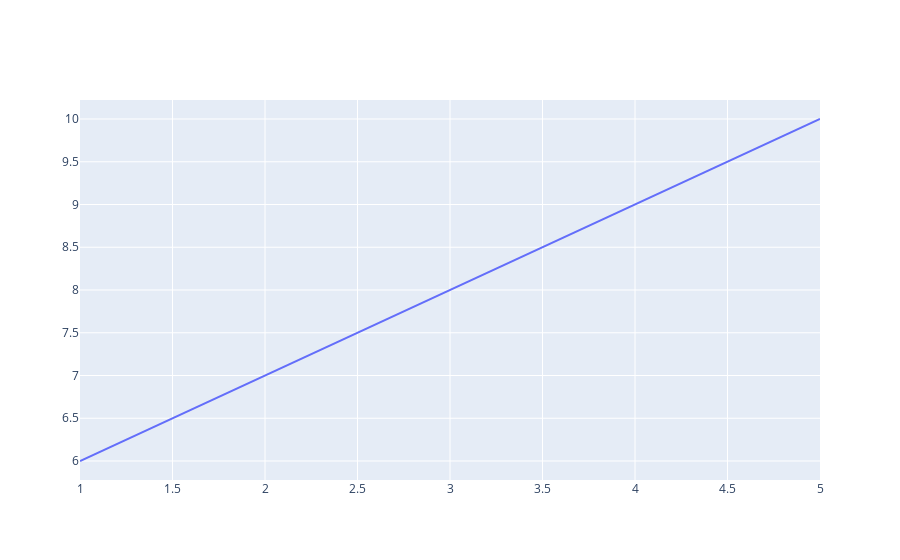

The notebook cell saved with this chart:
### Code cell
fig = go.Figure()
fig.add_trace(go.Scatter(x = [1,2,3,4,5], y = [6,7,8,9,10], mode = 'lines'))
fig.show()

### Figure 1 — Plotly figure (JSON) as saved in the notebook; plotly's stock layout.template omitted (floating-point values rounded to 4 significant figures)
{"data": [{"mode": "lines", "type": "scatter", "x": [1, 2, 3, 4, 5], "y": [6, 7, 8, 9, 10]}], "layout": {}}
